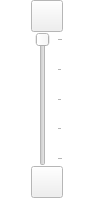
<?xml version="1.0" encoding="UTF-8"?>
<ui version="4.0">
 <class>ScaleWidget</class>
 <widget class="QWidget" name="ScaleWidget">
  <property name="enabled">
   <bool>true</bool>
  </property>
  <property name="geometry">
   <rect>
    <x>0</x>
    <y>0</y>
    <width>86</width>
    <height>198</height>
   </rect>
  </property>
  <property name="sizePolicy">
   <sizepolicy hsizetype="Expanding" vsizetype="Expanding">
    <horstretch>0</horstretch>
    <verstretch>0</verstretch>
   </sizepolicy>
  </property>
  <property name="minimumSize">
   <size>
    <width>32</width>
    <height>32</height>
   </size>
  </property>
  <property name="maximumSize">
   <size>
    <width>86</width>
    <height>318</height>
   </size>
  </property>
  <property name="sizeIncrement">
   <size>
    <width>0</width>
    <height>0</height>
   </size>
  </property>
  <property name="baseSize">
   <size>
    <width>0</width>
    <height>0</height>
   </size>
  </property>
  <property name="palette">
   <palette>
    <active>
     <colorrole role="Base">
      <brush brushstyle="SolidPattern">
       <color alpha="255">
        <red>255</red>
        <green>255</green>
        <blue>255</blue>
       </color>
      </brush>
     </colorrole>
     <colorrole role="Window">
      <brush brushstyle="SolidPattern">
       <color alpha="255">
        <red>255</red>
        <green>255</green>
        <blue>255</blue>
       </color>
      </brush>
     </colorrole>
    </active>
    <inactive>
     <colorrole role="Base">
      <brush brushstyle="SolidPattern">
       <color alpha="255">
        <red>255</red>
        <green>255</green>
        <blue>255</blue>
       </color>
      </brush>
     </colorrole>
     <colorrole role="Window">
      <brush brushstyle="SolidPattern">
       <color alpha="255">
        <red>255</red>
        <green>255</green>
        <blue>255</blue>
       </color>
      </brush>
     </colorrole>
    </inactive>
    <disabled>
     <colorrole role="Base">
      <brush brushstyle="SolidPattern">
       <color alpha="255">
        <red>255</red>
        <green>255</green>
        <blue>255</blue>
       </color>
      </brush>
     </colorrole>
     <colorrole role="Window">
      <brush brushstyle="SolidPattern">
       <color alpha="255">
        <red>255</red>
        <green>255</green>
        <blue>255</blue>
       </color>
      </brush>
     </colorrole>
    </disabled>
   </palette>
  </property>
  <property name="windowTitle">
   <string>Form</string>
  </property>
  <property name="autoFillBackground">
   <bool>true</bool>
  </property>
  <layout class="QGridLayout" name="gridLayout_2">
   <property name="margin">
    <number>0</number>
   </property>
   <item row="0" column="0">
    <layout class="QGridLayout" name="gridLayout">
     <item row="1" column="0">
      <spacer name="horizontalSpacer_2">
       <property name="orientation">
        <enum>Qt::Horizontal</enum>
       </property>
       <property name="sizeHint" stdset="0">
        <size>
         <width>13</width>
         <height>20</height>
        </size>
       </property>
      </spacer>
     </item>
     <item row="0" column="0">
      <spacer name="horizontalSpacer_4">
       <property name="orientation">
        <enum>Qt::Horizontal</enum>
       </property>
       <property name="sizeHint" stdset="0">
        <size>
         <width>40</width>
         <height>20</height>
        </size>
       </property>
      </spacer>
     </item>
     <item row="2" column="3" colspan="2">
      <spacer name="horizontalSpacer_5">
       <property name="orientation">
        <enum>Qt::Horizontal</enum>
       </property>
       <property name="sizeHint" stdset="0">
        <size>
         <width>40</width>
         <height>20</height>
        </size>
       </property>
      </spacer>
     </item>
     <item row="2" column="0">
      <spacer name="horizontalSpacer_6">
       <property name="orientation">
        <enum>Qt::Horizontal</enum>
       </property>
       <property name="sizeHint" stdset="0">
        <size>
         <width>40</width>
         <height>20</height>
        </size>
       </property>
      </spacer>
     </item>
     <item row="0" column="3" colspan="2">
      <spacer name="horizontalSpacer_3">
       <property name="orientation">
        <enum>Qt::Horizontal</enum>
       </property>
       <property name="sizeHint" stdset="0">
        <size>
         <width>40</width>
         <height>20</height>
        </size>
       </property>
      </spacer>
     </item>
     <item row="2" column="1" colspan="2">
      <widget class="QToolButton" name="zoomOutButton">
       <property name="minimumSize">
        <size>
         <width>32</width>
         <height>32</height>
        </size>
       </property>
       <property name="toolTip">
        <string>Уменьшить</string>
       </property>
       <property name="text">
        <string/>
       </property>
       <property name="icon">
        <iconset resource="../../../../etc/meteo.icons.qrc">
         <normaloff>:/meteo/icons/tools/zoom_out.png</normaloff>:/meteo/icons/tools/zoom_out.png</iconset>
       </property>
      </widget>
     </item>
     <item row="1" column="3" colspan="2">
      <spacer name="horizontalSpacer">
       <property name="orientation">
        <enum>Qt::Horizontal</enum>
       </property>
       <property name="sizeHint" stdset="0">
        <size>
         <width>18</width>
         <height>20</height>
        </size>
       </property>
      </spacer>
     </item>
     <item row="0" column="1" colspan="2">
      <widget class="QToolButton" name="zoomInButton">
       <property name="minimumSize">
        <size>
         <width>32</width>
         <height>32</height>
        </size>
       </property>
       <property name="toolTip">
        <string>Увеличить</string>
       </property>
       <property name="text">
        <string/>
       </property>
       <property name="icon">
        <iconset resource="../../../../etc/meteo.icons.qrc">
         <normaloff>:/meteo/icons/tools/zoom_in.png</normaloff>:/meteo/icons/tools/zoom_in.png</iconset>
       </property>
      </widget>
     </item>
     <item row="1" column="1" colspan="2">
      <widget class="QSlider" name="zoomSlider">
       <property name="minimumSize">
        <size>
         <width>32</width>
         <height>0</height>
        </size>
       </property>
       <property name="maximum">
        <number>20</number>
       </property>
       <property name="pageStep">
        <number>1</number>
       </property>
       <property name="orientation">
        <enum>Qt::Vertical</enum>
       </property>
       <property name="invertedAppearance">
        <bool>true</bool>
       </property>
       <property name="invertedControls">
        <bool>false</bool>
       </property>
       <property name="tickPosition">
        <enum>QSlider::TicksBelow</enum>
       </property>
       <property name="tickInterval">
        <number>5</number>
       </property>
      </widget>
     </item>
    </layout>
   </item>
  </layout>
 </widget>
 <layoutdefault spacing="0" margin="0"/>
 <resources>
  <include location="../../../../etc/meteo.icons.qrc"/>
 </resources>
 <connections/>
</ui>
